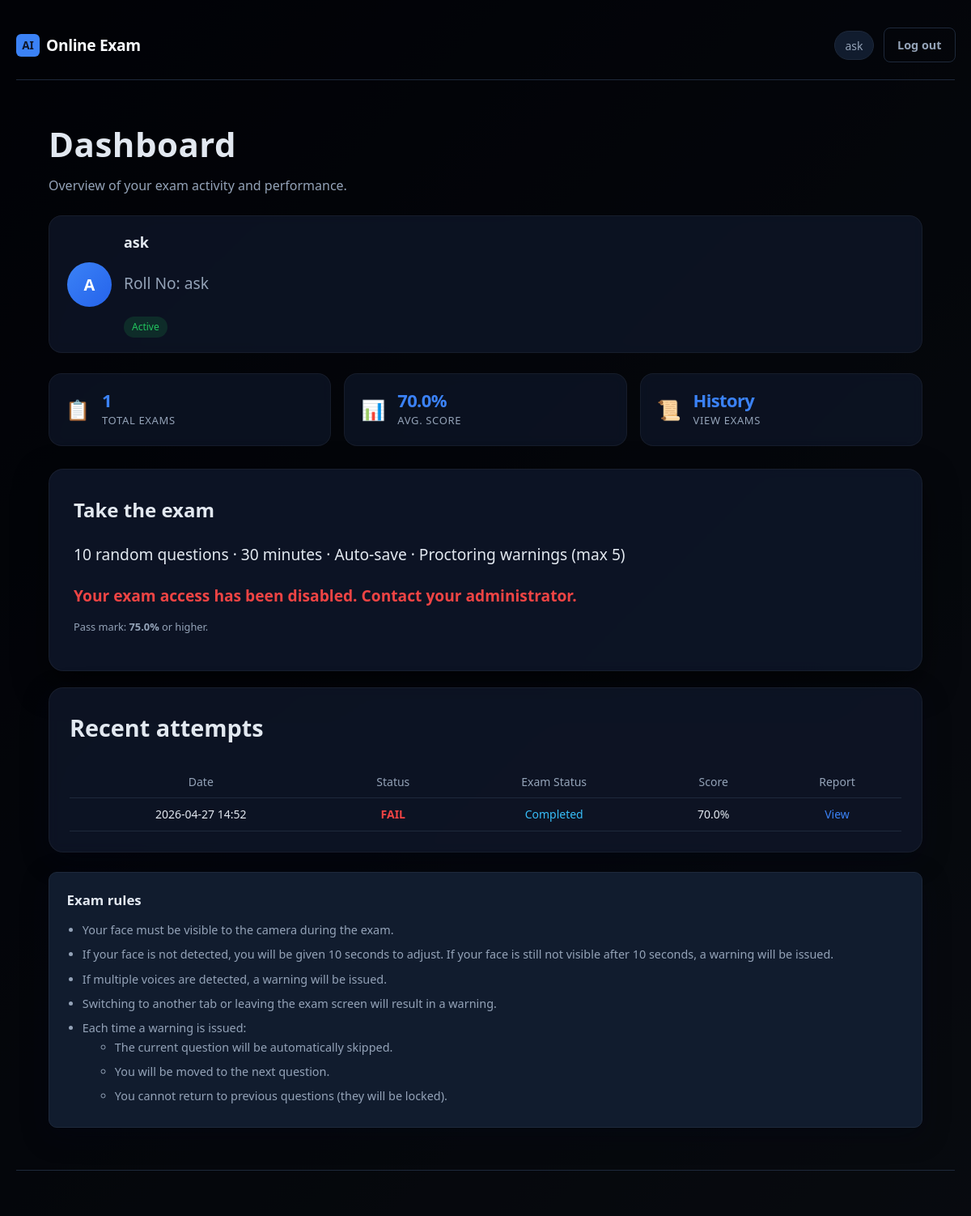
Page /dashboard (signed in) on the committed database.
### app.py (models this page shows)
class User(db.Model):
    __tablename__ = "users"
    id = db.Column(db.Integer, primary_key=True)
    username = db.Column(db.String(80), unique=True, nullable=False)
    email = db.Column(db.String(120), unique=True, nullable=False)
    password_hash = db.Column(db.String(256), nullable=False)
    roll_number = db.Column(db.String(50), unique=True, nullable=True)
    created_at = db.Column(db.DateTime, default=lambda: datetime.now(timezone.utc))
    is_admin = db.Column(db.Boolean, default=False)
    allow_reattempt = db.Column(db.Boolean, default=False)
    exam_access_enabled = db.Column(db.Boolean, default=True)
    exam_completed = db.Column(db.Boolean, default=False)
    admin_role = db.Column(db.String(20), nullable=True)
    is_blocked = db.Column(db.Boolean, default=False)
    block_reason = db.Column(db.String(255))
    attempts = db.relationship("Attempt", backref="user", lazy=True)

class Attempt(db.Model):
    __tablename__ = "attempts"
    id = db.Column(db.Integer, primary_key=True)
    user_id = db.Column(db.Integer, db.ForeignKey("users.id"), nullable=False)
    exam_id = db.Column(db.Integer, db.ForeignKey('exam_history.id'), nullable=True)
    started_at = db.Column(db.DateTime, nullable=False)
    ended_at = db.Column(db.DateTime, nullable=True)
    status = db.Column(db.String(20), default="in_progress")
    score = db.Column(db.Float, nullable=True)
    question_ids_json = db.Column(db.Text, nullable=False)
    current_index = db.Column(db.Integer, default=0)
    time_limit_seconds = db.Column(db.Integer, default=EXAM_TIME_SECONDS)
    tab_switch_count = db.Column(db.Integer, default=0)
    face_missing_warnings = db.Column(db.Integer, default=0)
    warning_count = db.Column(db.Integer, default=0)
    warning_details_json = db.Column(db.Text, nullable=False, default="[]")
    timeline_json = db.Column(db.Text, nullable=False, default="[]")
    student_profile_json = db.Column(db.Text, nullable=False, default="{}")
    cheating_risk = db.Column(db.String(20), nullable=True)

### app.py (the view)
@app.route("/dashboard")
@login_required
def dashboard():
    uid = session["user_id"]
    user = db.session.get(User, uid)
    if user and getattr(user, "is_admin", False):
        return redirect(url_for("admin_dashboard"))
    attempts = (
        Attempt.query.filter_by(user_id=uid)
        .order_by(Attempt.started_at.desc())
        .limit(20)
        .all()
    )
    completed = [a for a in attempts if a.status == "completed"]
    total_exams = len(attempts)
    completed_n = len(completed)
    scores = [a.score for a in completed if a.score is not None]
    avg_score = round(sum(scores) / len(scores), 1) if scores else None
    has_completed_exam = completed_n > 0
    exam_access = user and getattr(user, "exam_access_enabled", True)
    running_exam = get_running_exam()
    existing_attempt = None
    if running_exam:
        existing_attempt = Attempt.query.filter_by(
            user_id=user.id,
            exam_id=running_exam.id,
            status="completed"
        ).first()
    can_start_exam = bool(
        running_exam
        and (not existing_attempt or user.allow_reattempt)
    )
    latest_completed = next((a for a in attempts if a.status == "completed"), None)
    latest_pass = is_passing_score(latest_completed.score) if latest_completed else None
    from datetime import datetime
    from datetime import datetime
    now = datetime.now().replace(tzinfo=None)
    schedule = ExamSchedule.query.filter(
        ExamSchedule.start_time <= now,
        ExamSchedule.end_time >= now
    ).order_by(ExamSchedule.start_time.asc()).first()
    print("NOW:", now)
    print("START:", schedule.start_time if schedule else None)
    print("END:", schedule.end_time if schedule else None)
    current_time = now
    return render_template(
        "dashboard.html",
        attempts=attempts,
        questions_per_exam=QUESTIONS_PER_EXAM,
        total_exams=total_exams,
        completed_n=completed_n,
        avg_score=avg_score,
        has_completed_exam=has_completed_exam,
        can_start_exam=can_start_exam,
        pass_threshold=PASS_SCORE_THRESHOLD,
        latest_pass=latest_pass,
        exam_access=exam_access,
        student=user,
        schedule=schedule,
        current_time=current_time,
    )

### app.py (called while the page is built)
def login_required(f):
    @wraps(f)
    def decorated(*args, **kwargs):
        if "user_id" not in session:
            return redirect(url_for("login"))
        return f(*args, **kwargs)
    return decorated

def is_passing_score(score):
    return score is not None and float(score) >= PASS_SCORE_THRESHOLD

### templates/dashboard.html (shortened to what this page needs)
{% extends "base.html" %}
{% block body_class %}page-dashboard{% endblock %}
{% block content %}
<section class="dash-hero">
  <div class="dash-hero-text">
    <h1>Dashboard</h1>
    <p class="muted dash-sub">Overview of your exam activity and performance.</p>
  </div>
</section>
<div class="student-card">
  <div class="student-avatar">
    {{
      (student.name[0] if student and student.name else
       (student.username[0] if student and student.username else 'S'))
    | upper
    }}
  </div>
  <div class="student-info">
    <h3>{{
      student.name
      if student and student.name
      else (student.username if student and student.username else 'Student')
    }}</h3>
    <p class="muted">
      Roll No: {{ student.roll_number if student and student.roll_number else 'N/A' }}
    </p>
    <span class="status-badge">Active</span>
  </div>
</div>
<div class="dash-stats">
  <a href="{{ url_for('exam_list_page') }}" class="dash-stat-card dash-stat-exams">
    <span class="dash-stat-icon">📋</span>
    <div class="dash-stat-body">
        <span class="dash-stat-value">{{ total_exams }}</span>
        <span class="dash-stat-label">Total exams</span>
    </div>
  </a>
    <a href="{{ url_for('score_page') }}" class="dash-stat-card dash-stat-score">
    <span class="dash-stat-icon">📊</span>
    <div class="dash-stat-body">
        <span class="dash-stat-value">
            {% if avg_score is not none %}{{ avg_score }}%{% else %}—{% endif %}
        </span>
        <span class="dash-stat-label">Avg. score</span>
    </div>
  </a>
  <a href="{{ url_for('history_page') }}" class="dash-stat-card">
    <span class="dash-stat-icon">📜</span>
    <div class="dash-stat-body">
      <span class="dash-stat-value">History</span>
      <span class="dash-stat-label">View Exams</span>
    </div>
  </a>
  </div>
<div class="dashboard-layout">
  <div class="card highlight-card dash-start-card">
    <h2>Take the exam</h2>
    <p>{{ questions_per_exam }} random questions · 30 minutes · Auto-save · Proctoring warnings (max 5)</p>
    {% if not can_start_exam %}
      {% if is_currently_completed %}
      <p class="dash-blocked-msg">You have already completed the exam.</p>
      {% else %}
      <p class="dash-blocked-msg">Your exam access has been disabled. Contact your administrator.</p>
      {% endif %}
    {% endif %}
    <p class="muted small">Pass mark: <strong>{{ pass_threshold }}%</strong> or higher.</p>
  </div>
  <div class="card dash-table-card">
    <h2>Recent attempts</h2>
    {% if attempts %}
    <div class="table-wrap">
      <table class="data-table">
        <thead>
          <tr>
            <th>Date</th>
            <th>Status</th>
            <th>Exam Status</th>
            <th>Score</th>
            <th>Report</th>
          </tr>
        </thead>
        <tbody>
          {% for a in attempts %}
          <tr>
            <td>{{ a.started_at.strftime('%Y-%m-%d %H:%M') }}</td>
            <td>
  {% if (a.score or 0) >= 75 %}
    <span style="color:#22c55e; font-weight:600;">PASS</span>
  {% else %}
    <span style="color:#ef4444; font-weight:600;">FAIL</span>
  {% endif %}
</td>
            <td>
              <span style="color:#38bdf8; font-weight:500;">Completed</span>
            </td>
            <td>{% if a.score is not none %}{{ a.score }}%{% else %}mdash;{% endif %}</td>
            <td>{% if a.status == 'completed' %}<a href="{{ url_for('exam_report', attempt_id=a.id) }}">View</a>{% else %}mdash;{% endif %}</td>
          </tr>
          {% endfor %}
        </tbody>
      </table>
    </div>
    {% else %}
    <p class="muted">No attempts yet.</p>
    {% endif %}
  </div>
</div>
<section class="card exam-rules-card">
  <h2 class="exam-rules-title">Exam rules</h2>
  <ul class="exam-rules-list">
  <li>Your face must be visible to the camera during the exam.</li>
  <li>If your face is not detected, you will be given 10 seconds to adjust.
      If your face is still not visible after 10 seconds, a warning will be issued.</li>
  <li>If multiple voices are detected, a warning will be issued.</li>
  <li>Switching to another tab or leaving the exam screen will result in a warning.</li>
  <li>Each time a warning is issued:
    <ul>
      <li>The current question will be automatically skipped.</li>
      <li>You will be moved to the next question.</li>
      <li>You cannot return to previous questions (they will be locked).</li>
    </ul>
  </li>
</ul>
</section>
{% endblock %}

### static/css/style.css (style rules this page uses)
:root { --bg: #0f172a; --bg-elevated: #111c2e; --border: #1e293b; --text: #f8fafc; --muted: #94a3b8; --accent: #3b82f6; --accent-dim: #2563eb; --accent-glow: rgba(59, 130, 246, 0.35); --success: #22c55e; --error: #ef4444; --radius: 10px; --font: "Segoe UI", system-ui, -apple-system, sans-serif; }
*, *::before, *::after { box-sizing: border-box; }
body { margin: 0; min-height: 100vh; font-family: var(--font); background: var(--bg); color: var(--text); font-size: 1.2rem; line-height: 1.65; }
a { color: var(--accent); text-decoration: none; }
.muted { color: var(--muted); }
.small { font-size: 0.8rem; }
.card { background: rgba(17, 28, 46, 0.72); border: 1px solid rgba(148, 163, 184, 0.18); border-radius: var(--radius); padding: 1.5rem 1.6rem; box-shadow: 0 10px 32px rgba(2, 6, 23, 0.35); backdrop-filter: blur(8px); -webkit-backdrop-filter: blur(8px); transition: transform 0.2s ease, box-shadow 0.2s ease, border-color 0.2s ease; }
.highlight-card { background: var(--bg-elevated); border-color: var(--border); }
.table-wrap { overflow-x: auto; margin-top: 0.75rem; }
.data-table { width: 100%; border-collapse: collapse; font-size: 0.875rem; }
.data-table th, .data-table td { text-align: center !important; vertical-align: middle; padding: 0.5rem 0.65rem; border-bottom: 1px solid var(--border); }
.data-table th:first-child, .data-table td:first-child { text-align: left; }
.data-table td:nth-child(5), .data-table td:nth-child(6) { text-align: center; }
.data-table th { color: var(--muted); font-weight: 500; }
.dash-hero { margin-bottom: 1.5rem; }
.dash-hero h1 { margin: 0 0 0.25rem; font-size: 2.75rem; font-weight: 800; letter-spacing: -0.04em; }
.dash-sub { margin: 0; font-size: 0.95rem; }
.dash-stats { display: grid; grid-template-columns: repeat(2, 1fr); gap: 1rem; margin-bottom: 1.75rem; }
@media (min-width: 720px) { .dash-stats { grid-template-columns: repeat(auto-fit, minmax(160px, 1fr)); } }
.dash-stat-card { display: flex; align-items: flex-start; gap: 0.85rem; padding: 1.1rem 1.2rem; border-radius: var(--radius); border: 1px solid var(--border); background: var(--bg-elevated); }
.dash-stat-exams, .dash-stat-attempts, .dash-stat-score, .dash-stat-status { border-color: var(--border); background: var(--bg-elevated); }
.dash-stat-icon { font-size: 1.5rem; line-height: 1; }
.dash-stat-body { display: flex; flex-direction: column; gap: 0.15rem; }
.dash-stat-value { font-size: 1.5rem; font-weight: 800; letter-spacing: -0.03em; line-height: 1.1; }
.dash-stat-label { font-size: 0.75rem; color: var(--muted); text-transform: uppercase; letter-spacing: 0.05em; }
.dashboard-layout { display: flex; flex-direction: column; gap: 1.25rem; }
.dash-start-card h2 { margin-top: 0; }
.dash-blocked-msg { color: var(--error); font-weight: 600; margin: 0.75rem 0 0; }
.dash-table-card h2 { margin-top: 0; }
body.page-dashboard { background: #020617 url("https://images.unsplash.com/photo-1618005182384-a83a8bd57fbe?auto=format&fit=crop&w=1920&q=80") center / cover no-repeat fixed; }
.exam-rules-card { margin-top: 1.5rem; padding: 1.25rem 1.35rem; border: 1px solid var(--border); background: var(--bg-elevated); }
.exam-rules-title { margin: 0 0 0.75rem; font-size: 1.05rem; }
.exam-rules-list { margin: 0; padding-left: 1.2rem; color: var(--muted); font-size: 0.9rem; }
.exam-rules-list li { margin-bottom: 0.4rem; }
.dash-stat-card, .card, .highlight-card { transition: all 0.25s ease; }

### templates/base.html (style rules this page uses)
body { margin: 0; padding: 0; }
html, body { width: 100%; overflow-x: hidden; }
.dashboard, .report-page, .page-dashboard, .page-report { width: 100%; }

### rows in the picture
User: username "A", username "ask", roll_number "ask"
Attempt: started_at "2026-04-27 14:52", shows "FAIL", score "70.0"

### other values in the picture
{{ session.get('username') }} "ask"
{{ total_exams }} "1"
{{ avg_score }} "70.0"
{{ questions_per_exam }} "10"
{{ pass_threshold }} "75.0"
